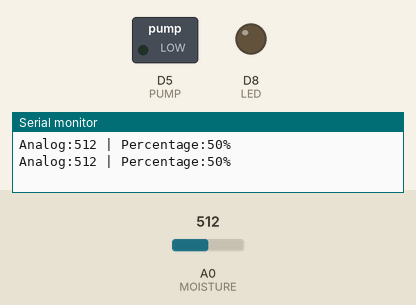
Bench run of a program on a simulated ESP8266 (NodeMCU). Shown: switched loads named in the program (green lamp = pin HIGH), output pins drawn as LEDs (lit = HIGH), the last lines printed to the serial monitor. The inputs (shaded band) are chosen by the test bench; at power-on: A0 (MOISTURE) = 512.

Above: at 1.2 s.
1.3 s: A0 (MOISTURE) set to 747
3.2 s: A0 (MOISTURE) set to 778
At 4.5 s:
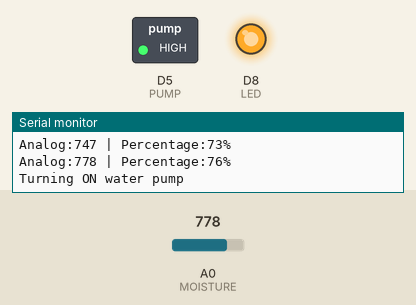
Timing chart, 0 to 6.2 s (numbered marks = the images above; inputs shaded):
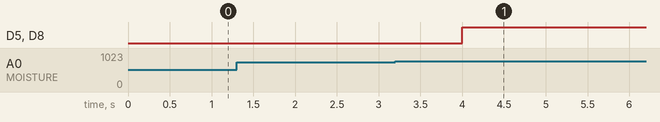

Measured:
- the behaviour switches between 762 and 763 on A0 (MOISTURE) (found by bisection; images 0 and 1)
- after the input at 3.2 s, D5 (PUMP), D8 (LED): LOW → HIGH after 0.80 s

The program:

main.cpp
```cpp
#include <Arduino.h>

#define MOISTURE A0
#define PUMP D5
#define LED D8

void setup()
{
  // OUTPUTs
  pinMode(LED, OUTPUT);
  pinMode(PUMP, OUTPUT);

  // INPUTs
  pinMode(MOISTURE, INPUT);

  Serial.begin(115200);
}

void loop()
{
  int dryness = map(analogRead(MOISTURE), 0, 1024, 0, 100);
  int isPumpOn = digitalRead(PUMP);

  Serial.print("Analog:");
  Serial.print(analogRead(MOISTURE));
  Serial.print(" | Percentage:");
  Serial.print(dryness);
  Serial.println("%");

  if (dryness >= 75)
  {
    //turn NO pump
    digitalWrite(LED, HIGH);
    digitalWrite(PUMP, HIGH);
    Serial.println("Turning ON water pump");
  }

  if (dryness <= 45 && isPumpOn)
  {
    //turn OFF pump
    digitalWrite(LED, LOW);
    digitalWrite(PUMP, LOW);
    Serial.println("Turning OFF water pump");
  }

  delay(1000);
}
```
